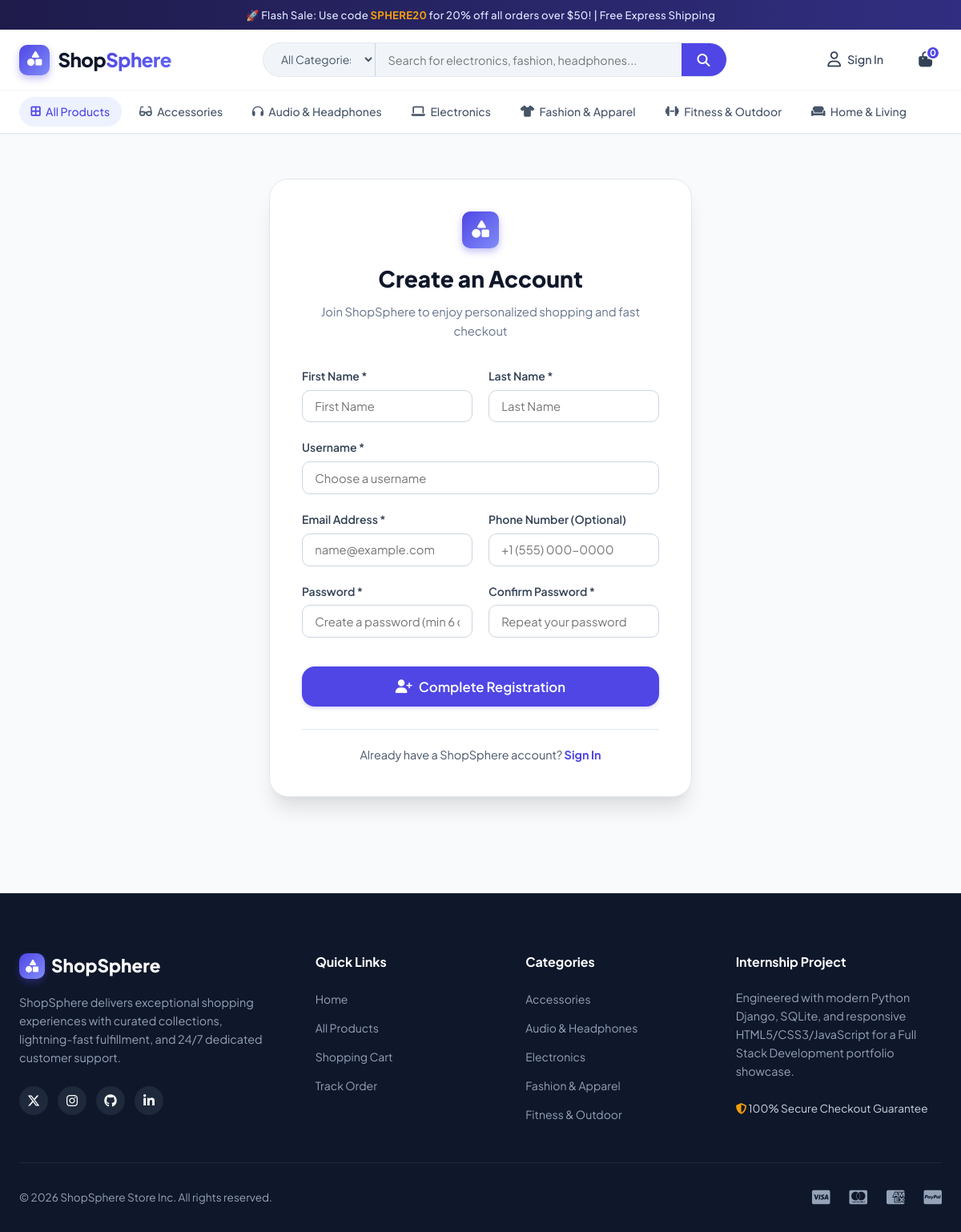
Page /accounts/register/ on the committed database.
### store/models.py (models this page shows, shortened)
class Category(models.Model):
    name = models.CharField(max_length=100, unique=True)
    slug = models.SlugField(max_length=120, unique=True, blank=True)
    description = models.TextField(blank=True)
    icon = models.CharField(max_length=50, default='fa-tag', help_text='FontAwesome icon class e.g. fa-laptop, fa-shirt')
    image_url = models.URLField(max_length=500, blank=True)
    image = models.ImageField(upload_to='categories/', blank=True, null=True)
    is_active = models.BooleanField(default=True)
    created_at = models.DateTimeField(auto_now_add=True)
    class Meta:
        verbose_name_plural = 'Categories'
        ordering = ['name']

### accounts/views.py (the view)
# urls.py: path('register/', views.register_view, name='register'),
def register_view(request):
    if request.user.is_authenticated:
        return redirect('store:home')
    if request.method == 'POST':
        form = UserRegistrationForm(request.POST)
        if form.is_valid():
            user = form.save(commit=False)
            user.set_password(form.cleaned_data['password'])
            user.save()
            phone = form.cleaned_data.get('phone')
            if phone and hasattr(user, 'profile'):
                user.profile.phone = phone
                user.profile.save()
            messages.success(request, f'Welcome to ShopSphere, {user.first_name or user.username}! Your account has been created.')
            login(request, user)
            return redirect('store:home')
        else:
            messages.error(request, 'Please correct the errors below.')
    else:
        form = UserRegistrationForm()
    return render(request, 'accounts/register.html', {'form': form})

### accounts/forms.py (shortened to what this page needs)
class UserRegistrationForm(forms.ModelForm):
    first_name = forms.CharField(max_length=50, required=True, widget=forms.TextInput(attrs={'class': 'form-input', 'placeholder': 'First Name'}))
    last_name = forms.CharField(max_length=50, required=True, widget=forms.TextInput(attrs={'class': 'form-input', 'placeholder': 'Last Name'}))
    email = forms.EmailField(required=True, widget=forms.EmailInput(attrs={'class': 'form-input', 'placeholder': 'name@example.com'}))
    phone = forms.CharField(max_length=20, required=False, widget=forms.TextInput(attrs={'class': 'form-input', 'placeholder': '+1 (555) 000-0000'}))
    password = forms.CharField(label='Password', widget=forms.PasswordInput(attrs={'class': 'form-input', 'placeholder': 'Create a password (min 6 characters)'}))
    confirm_password = forms.CharField(label='Confirm Password', widget=forms.PasswordInput(attrs={'class': 'form-input', 'placeholder': 'Repeat your password'}))
    class Meta:
        model = User
        fields = ['username', 'first_name', 'last_name', 'email']
        widgets = {
            'username': forms.TextInput(attrs={'class': 'form-input', 'placeholder': 'Choose a username'}),
        }

### cart/cart.py (called while the page is built)
    def __len__(self):
        return sum(item['quantity'] for item in self.cart.values())

    def get_subtotal(self):
        return sum(Decimal(str(item['price'])) * item['quantity'] for item in self.cart.values())

### cart/context_processors.py (called while the page is built)
def cart(request):
    cart_obj = Cart(request)
    return {
        'cart': cart_obj,
        'cart_count': len(cart_obj),
        'cart_subtotal': cart_obj.get_subtotal(),
    }

### store/context_processors.py (called while the page is built)
def store_context(request):
    categories = Category.objects.filter(is_active=True)
    return {
        'all_categories': categories,
    }

### templates/accounts/register.html (shortened to what this page needs)
{% extends 'base.html' %}
{% load static %}
{% block content %}
<div class="container">
  <div class="auth-wrapper" style="max-width: 560px;">
    <div class="auth-card">
      <div class="auth-header">
        <div class="brand-icon" style="width: 46px; height: 46px; font-size: 1.35rem; margin: 0 auto 1rem;">
          <i class="fa-solid fa-shapes"></i>
        </div>
        <h1 class="auth-title">Create an Account</h1>
        <p class="auth-subtitle">Join ShopSphere to enjoy personalized shopping and fast checkout</p>
      </div>
      <form method="POST" action="{% url 'accounts:register' %}">
        <div class="form-row">
          <div class="form-group">
            <label class="form-label">First Name *</label>
            {{ form.first_name }}
          </div>
          <div class="form-group">
            <label class="form-label">Last Name *</label>
            {{ form.last_name }}
          </div>
        </div>
        <div class="form-group">
          <label class="form-label">Username *</label>
          {{ form.username }}
        </div>
        <div class="form-row">
          <div class="form-group">
            <label class="form-label">Email Address *</label>
            {{ form.email }}
          </div>
          <div class="form-group">
            <label class="form-label">Phone Number (Optional)</label>
            {{ form.phone }}
          </div>
        </div>
        <div class="form-row">
          <div class="form-group">
            <label class="form-label">Password *</label>
            {{ form.password }}
          </div>
          <div class="form-group">
            <label class="form-label">Confirm Password *</label>
            {{ form.confirm_password }}
          </div>
        </div>
        <button type="submit" class="btn btn-primary btn-block btn-lg" style="margin-top: 1rem;">
          <i class="fa-solid fa-user-plus"></i> Complete Registration
        </button>
      </form>
      <div style="text-align: center; margin-top: 1.75rem; padding-top: 1.25rem; border-top: 1px solid var(--gray-200); font-size: 0.9rem; color: var(--gray-600);">
        Already have a ShopSphere account?
        <a href="{% url 'accounts:login' %}" style="color: var(--primary); font-weight: 700;">Sign In</a>
      </div>
    </div>
  </div>
</div>
{% endblock %}

### templates/base.html (shortened to what this page needs)
{% load static %}
<!DOCTYPE html>
<html lang="en">
<head>
  <link rel="stylesheet" href="https://cdnjs.cloudflare.com/ajax/libs/font-awesome/6.5.1/css/all.min.css">
  <link rel="stylesheet" href="{% static 'css/style.css' %}">
</head>
<body>
  <div class="announcement-bar">
    <div class="container">
      <span>🚀 Flash Sale: Use code <span class="highlight">SPHERE20</span> for 20% off all orders over $50! | Free Express Shipping</span>
    </div>
  </div>
  <header class="site-header">
    <div class="container">
      <div class="header-main">
        <a href="{% url 'store:home' %}" class="brand-logo">
          <div class="brand-icon">
            <i class="fa-solid fa-shapes"></i>
          </div>
          <span>Shop<span class="sphere">Sphere</span></span>
        </a>
        <div class="header-search">
          <form action="{% url 'store:product_list' %}" method="GET" class="search-form">
            <select name="category" class="search-category-select">
              <option value="">All Categories</option>
            </select>
            <input type="text" name="q" value="{{ query|default:'' }}" class="search-input" placeholder="Search for electronics, fashion, headphones..." required>
            <button type="submit" class="search-btn" title="Search ShopSphere">
              <i class="fa-solid fa-magnifying-glass"></i>
            </button>
          </form>
        </div>
        <div class="header-actions">
          {% if user.is_authenticated %}
            <div class="user-menu">
              <a href="{% url 'accounts:profile' %}" class="action-link">
                <i class="fa-regular fa-user"></i>
                <span>{{ user.first_name|default:user.username }}</span>
                <i class="fa-solid fa-chevron-down" style="font-size: 0.75rem;"></i>
              </a>
              <div class="user-dropdown">
                <a href="{% url 'accounts:profile' %}">
                  <i class="fa-regular fa-id-badge"></i> My Profile
                </a>
                <a href="{% url 'orders:order_history' %}">
                  <i class="fa-solid fa-box-open"></i> Order History
                </a>
                {% if user.is_staff %}
                  <a href="{% url 'admin:index' %}" target="_blank">
                    <i class="fa-solid fa-gauge-high"></i> Admin Portal
                  </a>
                {% endif %}
                <hr>
                <a href="{% url 'accounts:logout' %}">
                  <i class="fa-solid fa-arrow-right-from-bracket"></i> Sign Out
                </a>
              </div>
            </div>
          {% else %}
            <a href="{% url 'accounts:login' %}" class="action-link">
              <i class="fa-regular fa-user"></i>
              <span>Sign In</span>
            </a>
          {% endif %}
          <a href="{% url 'cart:cart_detail' %}" class="action-link" title="Shopping Cart">
            <i class="fa-solid fa-bag-shopping"></i>
            <span class="badge-counter cart-badge">{{ cart_count }}</span>
          </a>
        </div>
      </div>
    </div>
    <nav class="category-nav">
      <div class="container">
        <div class="category-nav-inner">
          <a href="{% url 'store:product_list' %}" class="nav-item {% if not category %}active{% endif %}">
            <i class="fa-solid fa-border-all"></i> All Products
          </a>
          {% for cat in all_categories %}
            <a href="{% url 'store:product_list_by_category' cat.slug %}" class="nav-item {% if category.slug == cat.slug %}active{% endif %}">
              <i class="fa-solid {{ cat.icon }}"></i> {{ cat.name }}
            </a>
          {% endfor %}
        </div>
      </div>
    </nav>
  </header>
  <main>
    {% block content %}
    {% endblock %}
  </main>
  <footer class="site-footer">
    <div class="container">
      <div class="footer-grid">
        <div>
          <div class="footer-brand-title">
            <div class="brand-icon" style="width: 32px; height: 32px; font-size: 1rem;">
              <i class="fa-solid fa-shapes"></i>
            </div>
            <span>ShopSphere</span>
          </div>
          <p class="footer-desc">
            ShopSphere delivers exceptional shopping experiences with curated collections, lightning-fast fulfillment, and 24/7 dedicated customer support.
          </p>
          <div class="social-links">
            <a href="#" class="social-icon" title="Twitter/X"><i class="fa-brands fa-x-twitter"></i></a>
            <a href="#" class="social-icon" title="Instagram"><i class="fa-brands fa-instagram"></i></a>
            <a href="#" class="social-icon" title="GitHub"><i class="fa-brands fa-github"></i></a>
            <a href="#" class="social-icon" title="LinkedIn"><i class="fa-brands fa-linkedin-in"></i></a>
          </div>
        </div>
        <div>
          <h4 class="footer-heading">Quick Links</h4>
          <ul class="footer-links">
            <li><a href="{% url 'store:home' %}">Home</a></li>
            <li><a href="{% url 'store:product_list' %}">All Products</a></li>
            <li><a href="{% url 'cart:cart_detail' %}">Shopping Cart</a></li>
            <li><a href="{% url 'orders:order_history' %}">Track Order</a></li>
          </ul>
        </div>
        <div>
          <h4 class="footer-heading">Categories</h4>
          <ul class="footer-links">
            {% for cat in all_categories|slice:":5" %}
              <li><a href="{% url 'store:product_list_by_category' cat.slug %}">{{ cat.name }}</a></li>
            {% endfor %}
          </ul>
        </div>
        <div>
          <h4 class="footer-heading">Internship Project</h4>
          <p class="footer-desc">
            Engineered with modern Python Django, SQLite, and responsive HTML5/CSS3/JavaScript for a Full Stack Development portfolio showcase.
          </p>
          <div style="margin-top: 1rem; color: #cbd5e1; font-size: 0.85rem;">
            <i class="fa-solid fa-shield-halved" style="color: var(--accent);"></i> 100% Secure Checkout Guarantee
          </div>
        </div>
      </div>
      <div class="footer-bottom">
        <span>&copy; {% now "Y" %} ShopSphere Store Inc. All rights reserved.</span>
        <div style="display: flex; gap: 1.5rem; font-size: 1.25rem; color: #94a3b8;">
          <i class="fa-brands fa-cc-visa" title="Visa"></i>
          <i class="fa-brands fa-cc-mastercard" title="Mastercard"></i>
          <i class="fa-brands fa-cc-amex" title="American Express"></i>
          <i class="fa-brands fa-cc-paypal" title="PayPal"></i>
        </div>
      </div>
    </div>
  </footer>
</body>
</html>

### rows in the picture
Category: name "Accessories"
Category: name "Audio & Headphones"
Category: name "Electronics"
Category: name "Fashion & Apparel"
Category: name "Fitness & Outdoor"
Category: name "Home & Living"

### other values in the picture
{{ cart_count }} "0"
